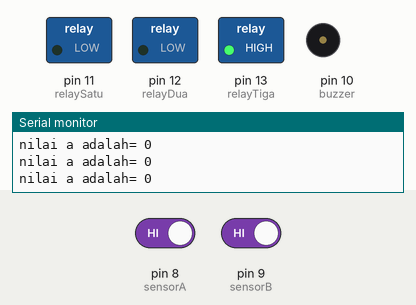
Bench run of a sketch on a simulated Arduino Uno, built with avr-gcc and run on an emulated ATmega328P. Shown: switched loads named in the sketch (green lamp = pin HIGH), buzzer (waves = sounding, pin HIGH), the last lines printed to the serial monitor. The inputs (shaded band) are chosen by the test bench; at power-on: pin 8 (sensorA) HIGH, pin 9 (sensorB) HIGH.

Above: at 1.2 s.
1.3 s: pin 8 (sensorA) driven LOW
At 2.4 s:
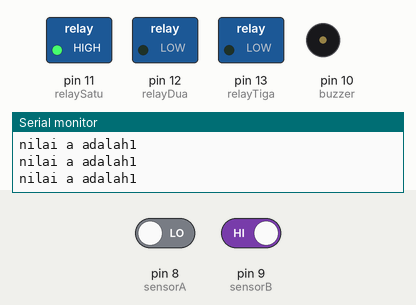
2.9 s: pin 9 (sensorB) driven LOW
At 3.7 s:
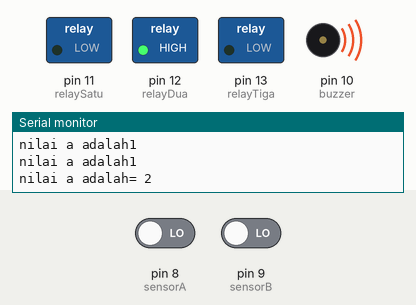
5.9 s: pin 9 (sensorB) driven HIGH
At 8.2 s:
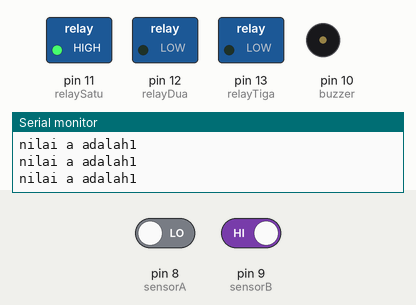
Timing chart, 0 to 9.7 s (numbered marks = the images above; inputs shaded):
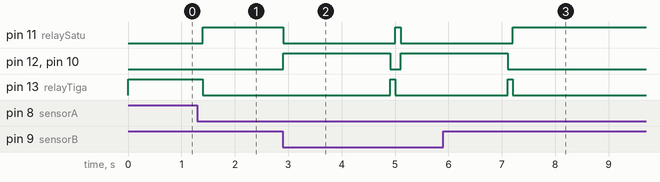

The sketch:

line_of_fencing.ino
```cpp
//PROJECT line-of-fencing
//pendefinisian pin I/O
int relaySatu = 11;
int relayDua = 12;
int relayTiga = 13;
int buzzer = 10;
int sensorA = 8;
int sensorB = 9;
int a; //pendefinisian penyimpanan

//fungsi KONDISI AMAN
int kondisiA(){//lampu hijau
    digitalWrite(relaySatu, LOW);
    digitalWrite(relayDua, LOW);
    digitalWrite(relayTiga, HIGH);
    digitalWrite(buzzer, LOW);
  }
//fungsi KONDISI AWAS
int kondisiB(){//lampu kuning
    digitalWrite(relaySatu, HIGH);
    digitalWrite(relayDua, LOW);
    digitalWrite(relayTiga, LOW);
    digitalWrite(buzzer, LOW);
  }
//fungsi KONDISI PELANGGARAN
int kondisiC(){//lampu merah
    digitalWrite(relaySatu, LOW);
    digitalWrite(relayDua, HIGH);
    digitalWrite(relayTiga, LOW);
    digitalWrite(buzzer, HIGH);
  }
//setup awal
void setup() {
  // put your setup code here, to run once:
  Serial.begin(9600);//melakukan set Serial untuk melakukan pembacaan
  Serial.print("PROJECT line-of-fencing"); //melakukan printing nama project
  pinMode(relaySatu, OUTPUT); //penentuan fungsi pin
  pinMode(relayDua, OUTPUT); //penentuan fungsi pin
  pinMode(relayTiga, OUTPUT); //penentuan fungsi pin
  pinMode(buzzer, OUTPUT); //penentuan fungsi pin
  pinMode(sensorA, INPUT); //penentuan fungsi pin
  pinMode(sensorB, INPUT); //penentuan fungsi pin
  int a=0; //penentuan nilai awal a = 0
}
//perulangan
void loop() {
  if(a==0){//melakukan pengecekan kondisi a, apabila sama dengan 0 maka kondisi akan dijalankan
    Serial.print("nilai a adalah= ");
    Serial.println(a);//melakukan print nilai a, maka didapatkan hasil nilai a = 0
    kondisiA(); //memanggil fungsi, dan menjalankannya
    if(digitalRead(sensorA)==0){ //apabila sensor(jenis sensor active low, apabila mendeteksi maka logic bernilai 0) maka,
      a+=1; //mendeteksi adanya objek maka nilai a++.
     }
     delay(100);//melakukan delay selama 100ms
  } else if(a==1){ //jika nilai a sama dengan 1 maka kondisi akan dijalankan
      Serial.print("nilai a adalah");
      Serial.println(a);//melakukan print nilai a, a = 1
      kondisiB();//memanggil fungsi B, dan mejalankannya
      delay(100);//delay 100ms
      if(digitalRead(sensorB)==0){//apabila sensor(jenis sensor active low, apabila mendeteksi maka logic bernilai 0) maka,
        a+=1; //mendeteksi adanya objek maka nilai a++.
        }
  } else if(a==2){ //jika nilai a sama dengan 2 maka kondisi akan dijalankan
    Serial.print("nilai a adalah= ");
    Serial.println(a);//melakukan print nilai a, a = 2
    kondisiC(); //memanggil fungsi pelanggaran(lampu merah menyala dan buzzer berbunyi)
    delay(2000); //melakukan delay sebanyak 2 detik
    a=0; //a di set menjadi 0 kembali
  }
 }
```

Measured:
- after the input at 1.3 s, pin 11 (relaySatu): LOW → HIGH after 0.10 s; pin 13 (relayTiga): HIGH → LOW after 0.10 s
- after the input at 2.9 s, pin 11 (relaySatu): HIGH → LOW at once, → HIGH 2.1 s later, → LOW 0.10 s later; pin 12 (relayDua), pin 10 (buzzer): LOW → HIGH at once, → LOW 2.0 s later, → HIGH 0.20 s later; pin 13 (relayTiga): LOW → HIGH after 2.0 s, → LOW 0.10 s later
- after the input at 5.9 s, pin 11 (relaySatu): goes on until 7.2 s, then stays HIGH; pin 12 (relayDua), pin 10 (buzzer): goes on until 7.1 s, then stays LOW; pin 13 (relayTiga): goes on until 7.2 s, then stays LOW
